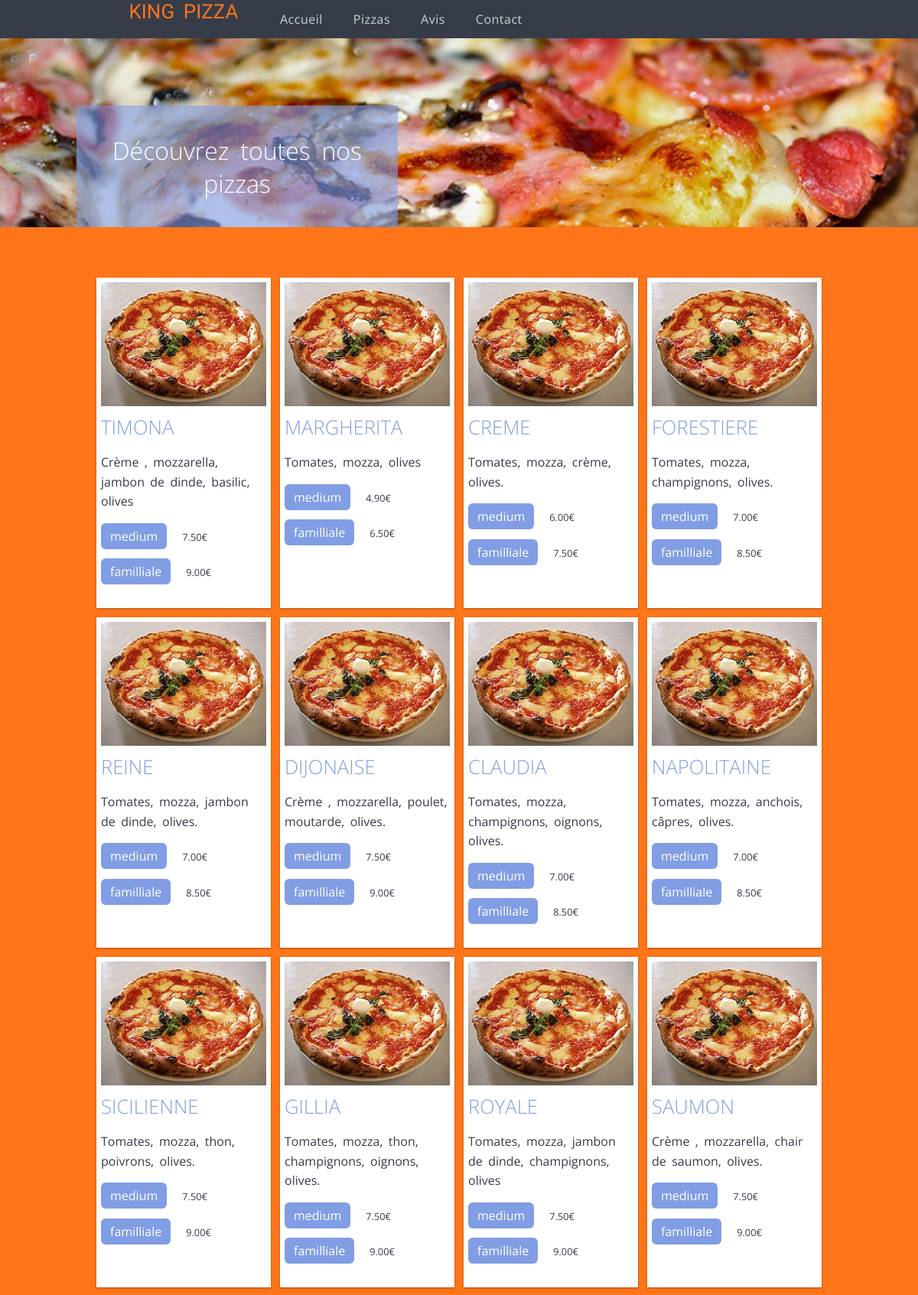
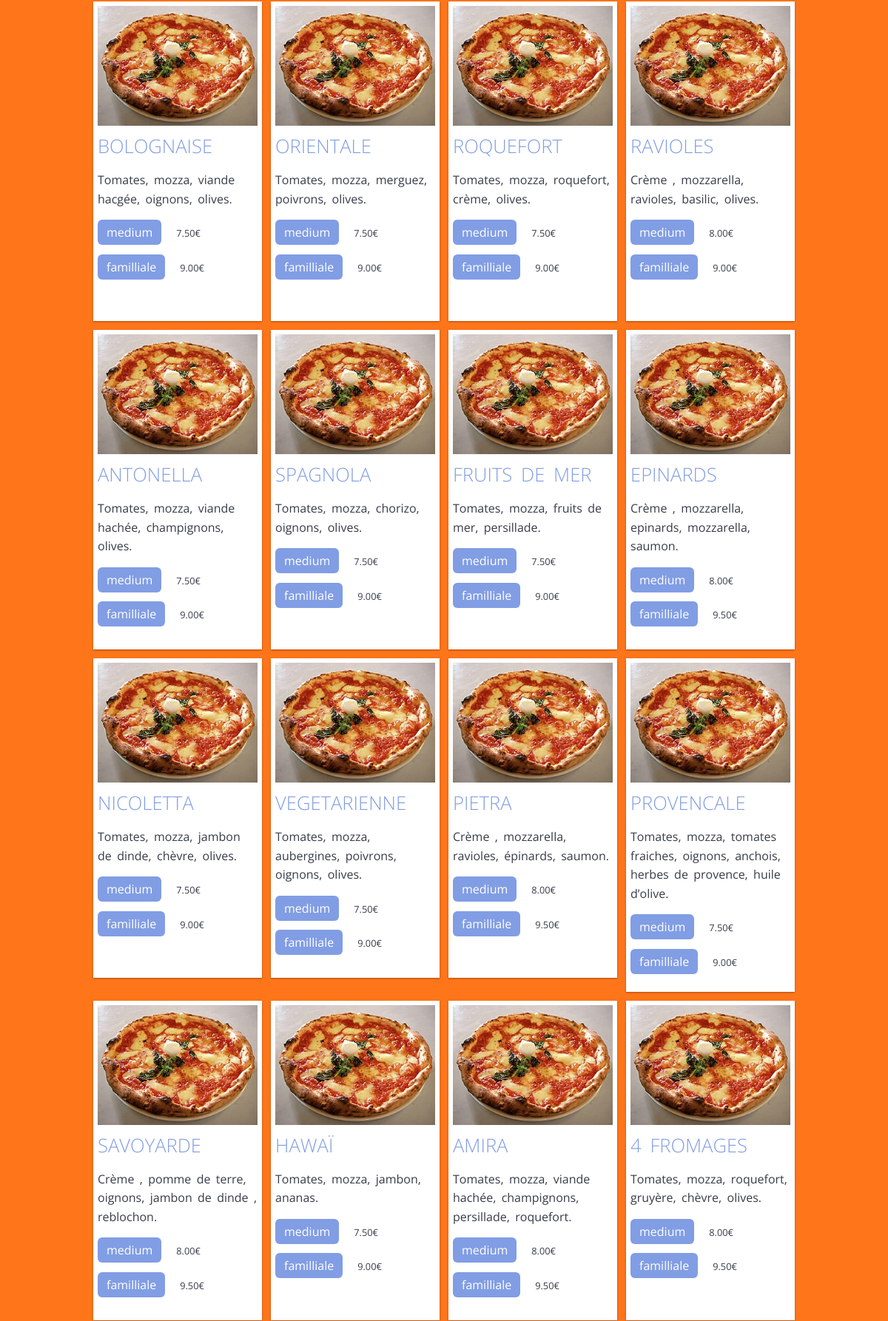
Screenshot of /pizzas.php (upper part) with the database file from the repository (2 pictures, top to bottom).
### tables this page shows
CREATE TABLE IF NOT EXISTS `pizzas` (
  `id` int(11) NOT NULL AUTO_INCREMENT,
  `nom` varchar(140) NOT NULL,
  `description` varchar(255) NOT NULL,
  `prix_med` float(4,2) NOT NULL,
  `prix_fam` float(4,2) NOT NULL,
  `image` varchar(255) NOT NULL,
  `compteur` int(11) NOT NULL,
  PRIMARY KEY (`id`)
);

### pizzas.php (the view, shortened to what this page needs)
<?php
    require '_header.php';
    require '_menu.php';
?>
<div class="container-3">
    <div class="container-bkg">
        <h2>Découvrez toutes nos pizzas</h2>
    </div>
</div>
<div class="container-4">
    <div class="content">
        <?php
            $select_pizzas = $bdd->prepare('SELECT * FROM pizzas ORDER BY id');
            $select_pizzas->execute();
            while($data_pizzas = $select_pizzas->fetch()){
                echo'
                    <div class="element">
                        <div class="img"><img src="upload/'.htmlspecialchars($data_pizzas['image']).'"></div>
                        <div class="text">
                            <h3>'.htmlspecialchars($data_pizzas['nom']).'</h3>
                            <p>'.htmlspecialchars($data_pizzas['description']).'</p>
                            <p class="cmd"><a class="btn-b" href="add.php?id='.htmlspecialchars($data_pizzas['id']).'&nom='.htmlspecialchars($data_pizzas['nom']).'&prix='.htmlspecialchars($data_pizzas['prix_med']).'&format=medium">medium</a><small>'.htmlspecialchars($data_pizzas['prix_med']).'€</small></p>
                            <p class="cmd"><a class="btn-b" href="add.php?id='.htmlspecialchars($data_pizzas['id']).'&nom='.htmlspecialchars($data_pizzas['nom']).'&prix='.htmlspecialchars($data_pizzas['prix_fam']).'&format=familliale">familliale</a><small>'.htmlspecialchars($data_pizzas['prix_fam']).'€</small></p>
                        </div>
                    </div>
                ';
            }
        ?>
    </div>
</div>
<?php require '_footer.php'; ?>

### css/dawn.css (style rules this page uses)
h1, h2, h3, h4, h5, h6, p, i, b, u, small, span, strong { font-family: 'Open Sans', sans-serif; word-spacing: 0.2em; }
h1, h2, h3, h4, h5, h6 { font-weight: 200; }
h2 { font-size: 2.0rem; }
h3 { font-size: 1.6rem; }
a { text-decoration: none; font-family: 'Open Sans', sans-serif; line-height: 1.4rem; }
p, i, b, u, span { font-size: 1.0rem; line-height: 1.6rem; }
small { font-size: 0.8rem; }

### css/style.css (style rules this page uses)
body { margin: 0; padding: 0; background-color: #e2e2e2; }
.content { max-width: 960px; margin: auto; clear: both; }
.element { float : left; margin : 6px; padding : 6px; width: 216px; min-height: 420px; text-align: left; font-family: 'Open Sans'; background: white; box-shadow: 0 1px 3px rgba(0,0,0,0.12), 0 1px 2px rgba(0,0,0,0.24); }
.element .img, .element .img img, .element .text { display: block; margin: 0px; padding: 0px; width: 100%; height: 100%; }
.element h3 { color: #819de4; margin: 10px auto; }
.element p, .element small { color: #373c49; }
.element small { margin-left: 20px; }
.cmd { margin: 20px 0; }
.container-0, .container-1, .container-2, .container-3, .container-4, .container-5, .between { display: flex; flex-direction: column; align-items: stretch; width: 100%; }
.container-0, .container-1, .container-2, .container-3, .container-4, .container-5 { padding-top: 60px; min-height: 200px; }
.container-3 { background-image: url('images/king02.jpg'); background-repeat: no-repeat; background-position: 50% 70%; background-size: 100%; }
.container-2, .container-4 { background-color: #ff751a; }
.container-bkg { background-color: rgba(129, 157, 228, 0.6); width: 400px; padding: 10px; margin-top: 60px; margin-left: 100px; }
.container-1 .container-bkg h1, .container-2 .container-bkg h2, .container-3 .container-bkg h2, .container-4 .container-bkg h2 { text-align: center; color: #fff; font-family: 'Open Sans'; }
.btn-b, .btn-v, .btn-r, .btn-o { font-size: 16px; text-decoration: none; text-align: center; color: white; padding: 6px 12px; border-radius: 6px; cursor: pointer; transition: 0.4s; }
.btn-b { background-color: #819de4; }

### rows the page displays
pizzas: image (picture), nom "TIMONA", description "Crème , mozzarella, jambon de dinde, basilic, olives", prix_med "7.50", prix_fam "9.00"
pizzas: image (picture), nom "MARGHERITA", description "Tomates, mozza, olives", prix_med "4.90", prix_fam "6.50"
pizzas: image (picture), nom "CREME", description "Tomates, mozza, crème, olives.", prix_med "6.00", prix_fam "7.50"
pizzas: image (picture), nom "FORESTIERE", description "Tomates, mozza, champignons, olives.", prix_med "7.00", prix_fam "8.50"
pizzas: image (picture), nom "REINE", description "Tomates, mozza, jambon de dinde, olives.", prix_med "7.00", prix_fam "8.50"
pizzas: image (picture), nom "DIJONAISE", description "Crème , mozzarella, poulet, moutarde, olives.", prix_med "7.50", prix_fam "9.00"
pizzas: image (picture), nom "CLAUDIA", description "Tomates, mozza, champignons, oignons, olives.", prix_med "7.00", prix_fam "8.50"
pizzas: image (picture), nom "NAPOLITAINE", description "Tomates, mozza, anchois, câpres, olives.", prix_med "7.00", prix_fam "8.50"
pizzas: image (picture), nom "SICILIENNE", description "Tomates, mozza, thon, poivrons, olives.", prix_med "7.50", prix_fam "9.00"
pizzas: image (picture), nom "GILLIA", description "Tomates, mozza, thon, champignons, oignons, olives.", prix_med "7.50", prix_fam "9.00"
pizzas: image (picture), nom "ROYALE", description "Tomates, mozza, jambon de dinde, champignons, olives", prix_med "7.50", prix_fam "9.00"
pizzas: image (picture), nom "SAUMON", description "Crème , mozzarella, chair de saumon, olives.", prix_med "7.50", prix_fam "9.00"
pizzas: image (picture), nom "BOLOGNAISE", description "Tomates, mozza, viande hacgée, oignons, olives.", prix_med "7.50", prix_fam "9.00"
pizzas: image (picture), nom "ORIENTALE", description "Tomates, mozza, merguez, poivrons, olives.", prix_med "7.50", prix_fam "9.00"
pizzas: image (picture), nom "ROQUEFORT", description "Tomates, mozza, roquefort, crème, olives.", prix_med "7.50", prix_fam "9.00"
pizzas: image (picture), nom "RAVIOLES", description "Crème , mozzarella, ravioles, basilic, olives.", prix_med "8.00", prix_fam "9.00"
pizzas: image (picture), nom "ANTONELLA", description "Tomates, mozza, viande hachée, champignons, olives.", prix_med "7.50", prix_fam "9.00"
pizzas: image (picture), nom "SPAGNOLA", description "Tomates, mozza, chorizo, oignons, olives.", prix_med "7.50", prix_fam "9.00"
pizzas: image (picture), nom "FRUITS DE MER", description "Tomates, mozza, fruits de mer, persillade.", prix_med "7.50", prix_fam "9.00"
pizzas: image (picture), nom "EPINARDS", description "Crème , mozzarella, epinards, mozzarella, saumon.", prix_med "8.00", prix_fam "9.50"
pizzas: image (picture), nom "NICOLETTA", description "Tomates, mozza, jambon de dinde, chèvre, olives.", prix_med "7.50", prix_fam "9.00"
pizzas: image (picture), nom "VEGETARIENNE", description "Tomates, mozza, aubergines, poivrons, oignons, olives.", prix_med "7.50", prix_fam "9.00"
pizzas: image (picture), nom "PIETRA", description "Crème , mozzarella, ravioles, épinards, saumon.", prix_med "8.00", prix_fam "9.50"
pizzas: image (picture), nom "PROVENCALE", description "Tomates, mozza, tomates fraiches, oignons, anchois, herbes de provence, huile d’olive.", prix_med "7.50", prix_fam "9.00"
pizzas: image (picture), nom "SAVOYARDE", description "Crème , pomme de terre, oignons, jambon de dinde , reblochon.", prix_med "8.00", prix_fam "9.50"
pizzas: image (picture), nom "HAWAÏ", description "Tomates, mozza, jambon, ananas.", prix_med "7.50", prix_fam "9.00"
pizzas: image (picture), nom "AMIRA", description "Tomates, mozza, viande hachée, champignons, persillade, roquefort.", prix_med "8.00", prix_fam "9.50"
pizzas: image (picture), nom "4 FROMAGES", description "Tomates, mozza, roquefort, gruyère, chèvre, olives.", prix_med "8.00", prix_fam "9.50"
